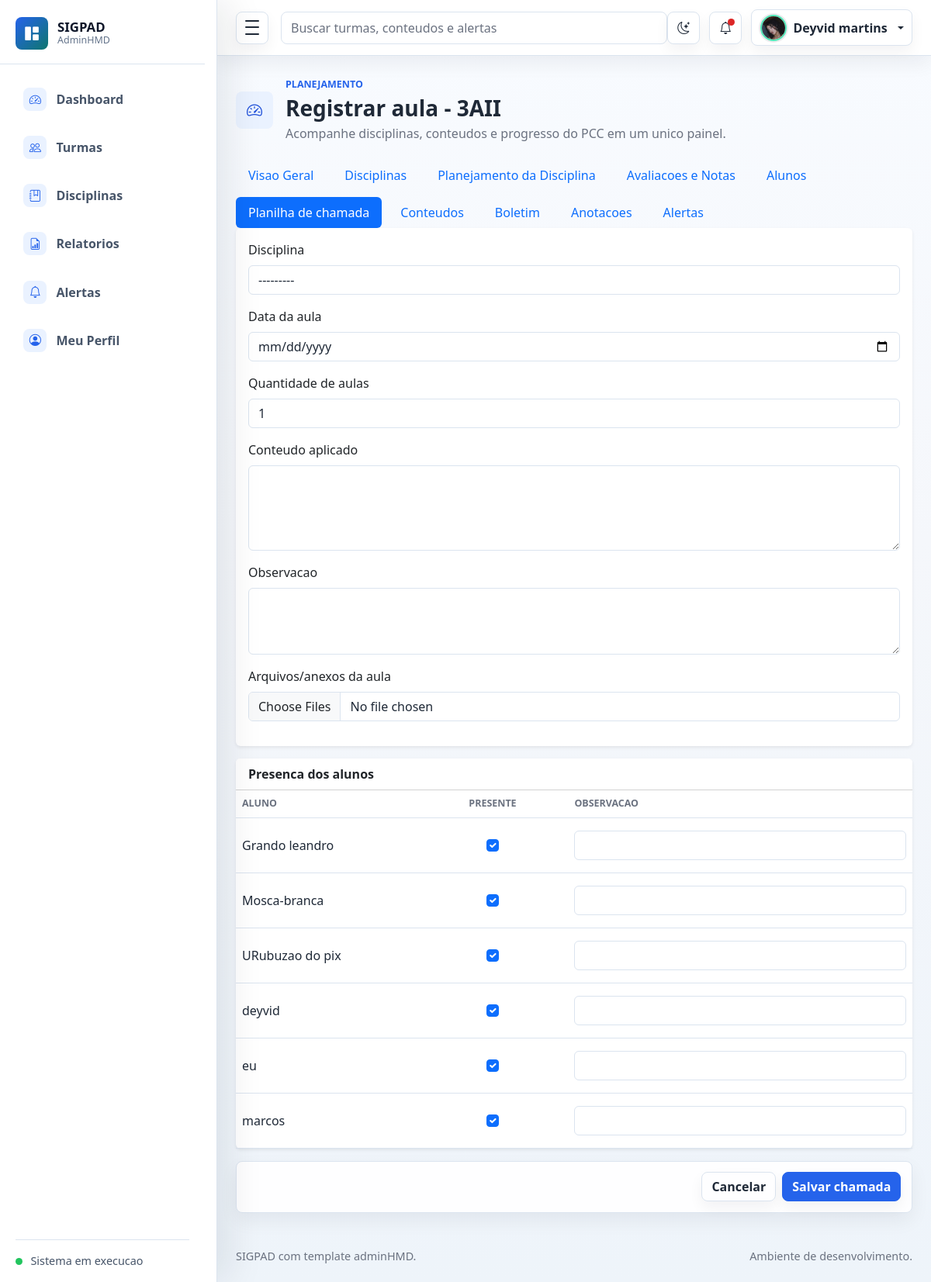
The page /turmas/3/chamada/nova/ (signed in) on the database its author committed.
### planejamento/models.py (models this page shows, shortened)
class PerfilUsuario(models.Model):
    usuario = models.OneToOneField(User, verbose_name='usuario', on_delete=models.CASCADE)
    foto = models.ImageField('foto', upload_to='usuarios/fotos/', blank=True, null=True)
    created_at = models.DateTimeField('criado em', auto_now_add=True)
    class Meta:
        verbose_name = 'Perfil de usuario'
        verbose_name_plural = 'Perfis de usuarios'
        ordering = ['usuario__username']

class Turma(models.Model):
    TURNO_CHOICES = [
        ('MATUTINO', 'Matutino'),
        ('VESPERTINO', 'Vespertino'),
        ('NOTURNO', 'Noturno'),
        ('INTEGRAL', 'Integral'),
    ]
    professor = models.ForeignKey(User, verbose_name='professor', on_delete=models.CASCADE)
    nome = models.CharField('nome', max_length=100)
    ano_letivo = models.PositiveIntegerField('ano letivo')
    turno = models.CharField('turno', max_length=20, choices=TURNO_CHOICES)
    descricao = models.TextField('descricao', blank=True, null=True)
    created_at = models.DateTimeField('criado em', auto_now_add=True)
    class Meta:
        verbose_name = 'Turma'
        verbose_name_plural = 'Turmas'
        ordering = ['-ano_letivo', 'nome']

class Aluno(models.Model):
    turma = models.ForeignKey(Turma, verbose_name='turma', on_delete=models.CASCADE, related_name='alunos')
    nome = models.CharField('nome', max_length=150)
    matricula = models.CharField('matricula', max_length=50, blank=True, null=True)
    ativo = models.BooleanField('ativo', default=True)
    created_at = models.DateTimeField('criado em', auto_now_add=True)
    class Meta:
        verbose_name = 'Aluno'
        verbose_name_plural = 'Alunos'
        ordering = ['nome']

### planejamento/views.py (the view, shortened to what this page needs)
# urls.py: path('turmas/<int:turma_id>/chamada/nova/', views.registrar_aula, name='registrar_aula'),
@login_required
def registrar_aula(request, turma_id):
    turma = get_object_or_404(Turma, id=turma_id, professor=request.user)
    form = AulaForm(request.POST or None, request.FILES or None, turma=turma)
    linhas = _linhas_presenca_aula(turma)
    return render(request, 'turmas/aula_form.html', {'turma': turma, 'form': form, 'linhas': linhas, 'acao': 'Registrar aula'})

### planejamento/forms.py (shortened to what this page needs)
class AulaForm(BootstrapModelForm):
    anexos = MultipleFileField(label='Arquivos/anexos da aula', required=False)
    class Meta:
        model = Aula
        fields = ['disciplina', 'data', 'quantidade_aulas', 'conteudo_aplicado', 'observacao']
        widgets = {
            'data': forms.DateInput(attrs={'type': 'date'}, format='%Y-%m-%d'),
            'conteudo_aplicado': forms.Textarea(attrs={'rows': 4}),
            'observacao': forms.Textarea(attrs={'rows': 3}),
        }
    def __init__(self, *args, **kwargs):
        turma = kwargs.pop('turma', None)
        super().__init__(*args, **kwargs)
        if turma is not None:
            self.fields['disciplina'].queryset = Disciplina.objects.filter(turma=turma)

### planejamento/context_processors.py (called while the page is built)
def perfil_usuario_logado(request):
    if not request.user.is_authenticated:
        return {'perfil_usuario_logado': None}
    perfil, _ = PerfilUsuario.objects.get_or_create(usuario=request.user)
    alertas = Alerta.objects.filter(usuario=request.user, lido=False)
    return {
        'perfil_usuario_logado': perfil,
        'alertas_nao_lidos_navbar': alertas.count(),
        'alertas_navbar': alertas_gerais_usuario(request.user),
    }

### planejamento/models.py (called while the page is built)
    def __str__(self):
        return self.nome

    def get_badge_class(self):
        classes = {
            'INICIO': 'text-bg-primary',
            'ATRASO': 'text-bg-danger',
            'SISTEMA': 'text-bg-warning',
        }
        if self.lido:
            return 'text-bg-secondary'
        return classes.get(self.tipo, 'text-bg-secondary')

    def get_icon_class(self):
        icons = {
            'INICIO': 'bi bi-play-circle',
            'ATRASO': 'bi bi-exclamation-triangle',
            'SISTEMA': 'bi bi-info-circle',
        }
        return icons.get(self.tipo, 'bi bi-bell')

### planejamento/utils.py (called while the page is built)
def _titulo_alerta_geral(turma_nome, tipo):
    titulos = {
        'ATRASO': f'Turma {turma_nome} possui atividade atrasada.',
        'INICIO': f'Turma {turma_nome} possui atividade iniciando em breve.',
        'SISTEMA': f'Turma {turma_nome} possui alerta pendente.',
    }
    return titulos.get(tipo, f'Turma {turma_nome} possui alerta.')

### planejamento/views.py (called while the page is built)
def _linhas_presenca_aula(turma, aula=None):
    alunos = turma.alunos.filter(ativo=True)
    presencas = {}
    if aula:
        presencas = {presenca.aluno_id: presenca for presenca in aula.presencas.select_related('aluno')}
    return [{'aluno': aluno, 'presenca': presencas.get(aluno.id)} for aluno in alunos]

### templates/turmas/aula_form.html (shortened to what this page needs)
{% extends 'base.html' %}
{% block page_title %}{{ acao }} - {{ turma.nome }}{% endblock %}
{% block turma_subnav %}
{% include 'turmas/_submenu.html' %}
{% endblock %}
{% block content %}
<form method="post" enctype="multipart/form-data">
    <section class="card border-0 shadow-sm mb-3">
        <div class="card-body">
            {% for field in form %}
                <div class="mb-3">
                    <label class="form-label" for="{{ field.id_for_label }}">{{ field.label }}</label>
                    {{ field }}
                </div>
            {% endfor %}
        </div>
    </section>
    <section class="card border-0 shadow-sm">
        <div class="card-header bg-white fw-semibold">Presenca dos alunos</div>
        <div class="table-responsive">
            <table class="table table-hover align-middle mb-0">
                <thead>
                    <tr>
                        <th>Aluno</th>
                        <th class="text-center">Presente</th>
                        <th>Observacao</th>
                    </tr>
                </thead>
                <tbody>
                    {% for linha in linhas %}
                        <tr>
                            <td>{{ linha.aluno.nome }}</td>
                            <td class="text-center">
                                <input class="form-check-input" type="checkbox" name="presente_{{ linha.aluno.id }}" {% if linha.presenca is None or linha.presenca.presente %}checked{% endif %}>
                            </td>
                            <td>
                                <input class="form-control" type="text" name="observacao_{{ linha.aluno.id }}" value="{% if linha.presenca %}{{ linha.presenca.observacao|default:'' }}{% endif %}">
                            </td>
                        </tr>
                    {% empty %}
                        <tr>
                            <td colspan="3" class="text-center text-muted py-4">Nenhum aluno ativo cadastrado.</td>
                        </tr>
                    {% endfor %}
                </tbody>
            </table>
        </div>
    </section>
    <div class="sticky-save-bar d-flex justify-content-end gap-2 mt-3">
        <a href="{% url 'chamada_turma' turma.id %}" class="btn btn-outline-secondary">Cancelar</a>
        <button type="submit" class="btn btn-primary">Salvar chamada</button>
    </div>
</form>
{% endblock %}

### templates/base.html (shortened to what this page needs)
{% load static %}
<!doctype html>
<html lang="pt-br">
<head>
    <link rel="stylesheet" href="{% static 'assets/css/bootstrap.min.css' %}">
    <link rel="stylesheet" href="{% static 'assets/vendors/bootstrap-icons/bootstrap-icons.css' %}">
    <link rel="stylesheet" href="{% static 'assets/css/style.css' %}">
</head>
<body>
    <div class="admin-shell">
        <aside class="admin-sidebar" id="adminSidebar" aria-label="Navegacao principal">
            <div class="sidebar-header">
                <a class="brand-mark" href="{% url 'dashboard' %}" aria-label="SIGPAD dashboard">
                    <span class="brand-icon"><i class="bi bi-grid-1x2-fill" aria-hidden="true"></i></span>
                    <span class="brand-copy">
                        <span class="brand-title">SIGPAD</span>
                        <span class="brand-subtitle">AdminHMD</span>
                    </span>
                </a>
            </div>
            <nav class="sidebar-nav">
                <a class="nav-link {% if request.resolver_match.url_name == 'dashboard' %}active{% endif %}" href="{% url 'dashboard' %}" {% if request.resolver_match.url_name == 'dashboard' %}aria-current="page"{% endif %}>
                    <span class="nav-icon"><i class="bi bi-speedometer2" aria-hidden="true"></i></span>
                    <span class="nav-text">Dashboard</span>
                </a>
                <a class="nav-link {% if 'turma' in request.resolver_match.url_name %}active{% endif %}" href="{% url 'turma_lista' %}">
                    <span class="nav-icon"><i class="bi bi-people" aria-hidden="true"></i></span>
                    <span class="nav-text">Turmas</span>
                </a>
                <a class="nav-link {% if 'disciplina' in request.resolver_match.url_name %}active{% endif %}" href="{% url 'disciplina_lista' %}">
                    <span class="nav-icon"><i class="bi bi-journal-bookmark" aria-hidden="true"></i></span>
                    <span class="nav-text">Disciplinas</span>
                </a>
                <a class="nav-link {% if 'relatorio' in request.resolver_match.url_name or 'exportar' in request.resolver_match.url_name %}active{% endif %}" href="{% url 'relatorio_lista' %}">
                    <span class="nav-icon"><i class="bi bi-file-earmark-bar-graph" aria-hidden="true"></i></span>
                    <span class="nav-text">Relatorios</span>
                </a>
                <a class="nav-link {% if 'alerta' in request.resolver_match.url_name %}active{% endif %}" href="{% url 'alerta_lista' %}">
                    <span class="nav-icon"><i class="bi bi-bell" aria-hidden="true"></i></span>
                    <span class="nav-text">Alertas</span>
                </a>
                <a class="nav-link " href="{% url 'perfil_usuario' %}">
                    <span class="nav-icon"><i class="bi bi-person-circle" aria-hidden="true"></i></span>
                    <span class="nav-text">Meu Perfil</span>
                </a>
            </nav>
            <div class="sidebar-footer">
                <span class="status-dot"></span>
                <span class="sidebar-footer-text">Sistema em execucao</span>
            </div>
        </aside>
        <div class="admin-main">
            <nav class="navbar admin-navbar navbar-expand bg-white">
                <div class="container-fluid px-3 px-lg-4">
                    <button class="sidebar-toggle" type="button" data-sidebar-toggle aria-controls="adminSidebar" aria-expanded="true" aria-label="Alternar menu">
                        <span></span>
                        <span></span>
                        <span></span>
                    </button>
                    <form class="d-none d-md-flex ms-3 flex-grow-1" role="search">
                        <input class="form-control search-input" type="search" placeholder="Buscar turmas, conteudos e alertas" aria-label="Buscar">
                    </form>
                    <div class="navbar-actions ms-auto">
                        <button class="icon-button theme-toggle" type="button" data-theme-toggle aria-label="Alternar tema" title="Alternar tema">
                            <i class="bi bi-moon-stars" data-theme-icon aria-hidden="true"></i>
                        </button>
                        <div class="dropdown">
                            <button class="icon-button" type="button" data-bs-toggle="dropdown" aria-expanded="false" aria-label="Notificacoes">
                                {% if alertas_nao_lidos_navbar %}
                                    <span class="notification-dot"></span>
                                {% endif %}
                                <i class="bi bi-bell" aria-hidden="true"></i>
                            </button>
                        </div>
                        <div class="dropdown">
                            <button class="profile-button dropdown-toggle" type="button" data-bs-toggle="dropdown" aria-expanded="false">
                                {% if request.user.is_authenticated and perfil_usuario_logado.foto %}
                                    <img class="avatar-img avatar-sm rounded-circle" src="{{ perfil_usuario_logado.foto.url }}" alt="Foto do usuario">
                                {% else %}
                                    <img class="avatar-img avatar-sm rounded-circle" src="{% static 'assets/images/avatar/avatar.jpg' %}" alt="Foto padrao">
                                {% endif %}
                                <span class="profile-name d-none d-sm-inline">{% if request.user.is_authenticated %}{{ request.user.get_full_name|default:request.user.username }}{% else %}Entrar{% endif %}</span>
                            </button>
                        </div>
                    </div>
                </div>
            </nav>
            <main class="dashboard-content">
                <div class="container-fluid px-3 px-lg-4 py-4">
                    <div class="page-heading">
                        <div class="page-heading-copy">
                            <span class="page-icon">{% block page_icon %}<i class="bi bi-speedometer2" aria-hidden="true"></i>{% endblock %}</span>
                            <div>
                                <p class="eyebrow mb-1">{% block page_eyebrow %}Planejamento{% endblock %}</p>
                                <h1 class="h3 mb-1">{% block page_title %}Dashboard{% endblock %}</h1>
                                <p class="text-muted mb-0">{% block page_subtitle %}Acompanhe disciplinas, conteudos e progresso do PCC em um unico painel.{% endblock %}</p>
                            </div>
                        </div>
                    </div>
                    {% block turma_subnav %}{% endblock %}
                    {% block content %}{% endblock %}
                </div>
            </main>
            <footer class="admin-footer">
                <div class="container-fluid px-3 px-lg-4">
                    <span>SIGPAD com template adminHMD.</span>
                    <span>Ambiente de desenvolvimento.</span>
                </div>
            </footer>
        </div>
    </div>
</body>
</html>

### rows shown on the page
PerfilUsuario: foto (picture)
Turma: nome "3AII"
Aluno: aluno.nome "Grando leandro"
Aluno: aluno.nome "Mosca-branca"
Aluno: aluno.nome "URubuzao do pix"
Aluno: aluno.nome "deyvid"
Aluno: aluno.nome "eu"
Aluno: aluno.nome "marcos"

### other values the page prints
{{ request.user.get_full_name|default:request.user.username }} "Deyvid martins"
{{ acao }} "Registrar aula"
{{ field.label }} "Disciplina" "Data da aula" "Quantidade de aulas" "Conteudo aplicado" "Observacao" "Arquivos/anexos da aula"
